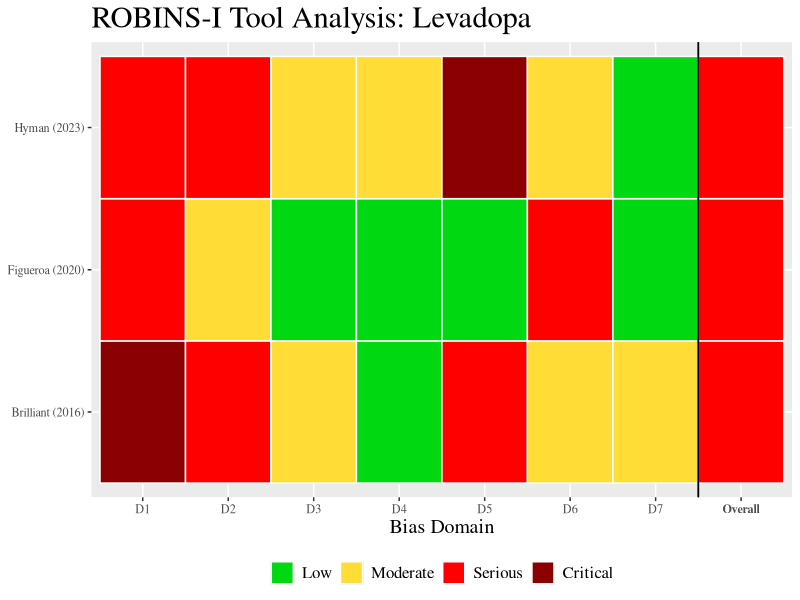

The R script that drew this image:
## ---- chunk 1
knitr::opts_chunk$set(echo = TRUE)
library(ggplot2)
library(dplyr)
library(ggrepel)
library(tidyr)
library(stringr)
library(egg)
## ---- chunk 2
bias_df <- read.csv('drcrbias.csv') %>%
  filter(`Intervention` == 'Levadopa') %>%
  select(-`Intervention`)
  
df_dropped <- bias_df %>% select(-Type)
df_melted <- df_dropped %>%
  gather(key = "Bias_Type", value = "Bias_Level", -Study)

overall_bolder = c(rep(0, 7), 1)

color_map <- c('Low' = '#00D811', 'Moderate' = '#FFDC36', 'Serious' = 'red', 'Critical' = 'darkred')

bias <- ggplot(df_melted, aes(x = Bias_Type, y = Study, fill = Bias_Level)) +
  geom_tile(color = "white", size = 0.5) +
  scale_fill_manual(values = color_map, limits = c('Low', 'Moderate', 'Serious', 'Critical')) +
  geom_vline(xintercept = 7.501, linetype = 'solid') + 
  geom_vline(xintercept = 7.499, linetype = 'solid') +
  labs(title = 'ROBINS-I Tool Analysis: Levadopa', x = 'Bias Domain', y = NULL) +
  theme(
    legend.position = "bottom",
    legend.title = element_blank(),
    text = element_text(family = "serif"),
    plot.title = element_text(size = rel(2)),  
    axis.title.x = element_text(size = rel(1.3)),
    axis.title.y = element_text(size = rel(1.3)),
    axis.text.x = element_text(face = ifelse(overall_bolder, 'bold', 'plain')),
    legend.text = element_text(size = rel(1.1))
    )

bias
